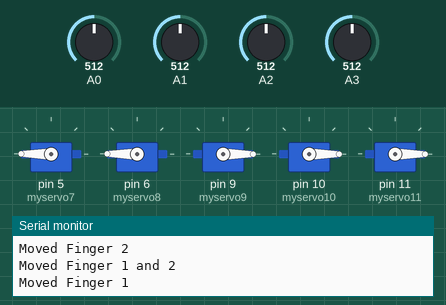
This sketch was run on a simulated Arduino Uno, built with avr-gcc and run on an emulated ATmega328P. Shown: 5 × servo, the last lines printed to the serial monitor. The inputs (shaded band) are chosen by the test bench; at power-on: A0 = 512, A1 = 512, A2 = 512, A3 = 512.

Above: at 1.2 s.
1.3 s: A0 set to 165
4.3 s: A0 set to 144
At 5.2 s:
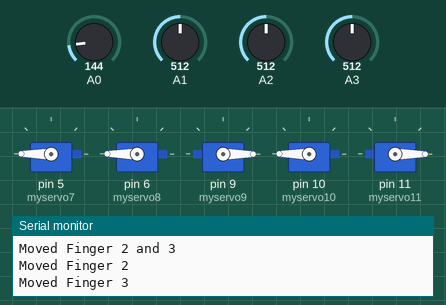
5.8 s: A1 set to 162
8.8 s: A1 set to 138
At 10.1 s:
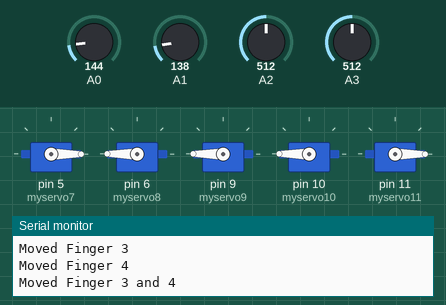
10.4 s: A2 set to 167
11.9 s: A2 set to 134
Timing chart, 0 to 14.4 s (numbered marks = the images above; inputs shaded):
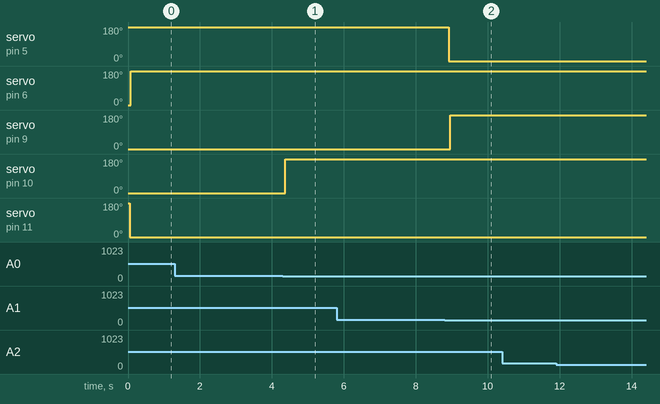

The sketch:

touch_servo_test.ino
```cpp
#include <Servo.h>

Servo myservo7, myservo8, myservo9, myservo10, myservo11; // create servo object to control a servo
// twelve servo objects can be created on most boards
int pos = 0;    // variable to store the servo position
int thresh1 = 150, thresh2 = 150, thresh3 = 150, thresh4 = 150;
void setup() {
  Serial.begin(9600);
  myservo7.attach(5);  //Attach the servos to digital pins
  myservo8.attach(6);
  myservo9.attach(9);
  myservo10.attach(10);
  myservo11.attach(11);
  openHand();
}

void loop() {
  int f1 = analogRead(A0);
  int f2 = analogRead(A1);
  int f3 = analogRead(A2);
  int f4 = analogRead(A3);
  if (f1 > thresh1 && f2 > thresh2 && f3 > thresh3 && f4 > thresh4) {

  }
  if (f1 > thresh1 && f2 > thresh2) {
    finger12();
  }
  else if (f1 > thresh1 && f3 > thresh3) {
    finger13();
  }
  else if (f1 > thresh1 && f4 > thresh4) {
    finger14();
  }
  else if (f2 > thresh2 && f3 > thresh3) {
    finger23();
  }
  else if (f2 > thresh2 && f4 > thresh4) {
    finger24();
  }
  else if (f3 > thresh3 && f4 > thresh4) {
    finger34();
  }
  else if (f1 > thresh1) { //If the pressure detected at finger 0 was more than 300, perform the mentioned task
    Serial.println(f1);  //Print the value received on the Serial Monitor
    finger1();
    return;
  }
  else if (f2 > thresh2) {
    Serial.println(f2);
    finger2();
    return;
  }
  else if (f3 > thresh3) {
    Serial.print("Victory");
    Serial.println(f3);
    finger3();
    return;
  }
  else if (f4 > thresh4) {
    Serial.println(f4);
    finger4();
  }
  else if (f1 < thresh1 && f2 < thresh2 && f3 < thresh3 && f4 < thresh4) {
    openHand();
  }
}

void closeHand() {
  finger1();
  finger2();
  finger3();
  finger4();
}

void openHand() {
  pos = 0;
  myservo7.write(180 - pos);
  myservo8.write(pos);
  myservo9.write(pos);
  myservo10.write(pos);
  myservo11.write( 180 - pos); // tell servo to go to position in variable 'pos'
  delay(40);
}
void finger1() {
  Serial.println("Moved Finger 1");
  myservo11.write( 0);
  delay(40);
}

void finger2() {
  Serial.println("Moved Finger 2");
  myservo8.write(180);
  delay(40);
}

void finger3() {
  Serial.println("Moved Finger 3");
  myservo10.write( 180);
  delay(40);
}

void finger4() {
  Serial.println("Moved Finger 4");
  myservo7.write(0);
  delay(40);
  finger5(); // Hack for now since 4th finger isn't getting detected
}

void finger5() {
  myservo9.write(180);
}

void finger12() {
  Serial.println("Moved Finger 1 and 2");
  finger1();
  finger2();
}

void finger13() {
  Serial.println("Moved Finger 1 and 3");
  finger1();
  finger3();
}

void finger14() {
  Serial.println("Moved Finger 1 and 4");
  finger1();
  finger4();
}

void finger23() {
  Serial.println("Moved Finger 2 and 3");
  finger2();
  finger3();
}

void finger24() {
  Serial.println("Moved Finger 2 and 4");
  finger2();
  finger4();
}

void finger34() {
  Serial.println("Moved Finger 3 and 4");
  finger3();
  finger4();
}
```

Measured:
- the behaviour switches between 151 and 150 on A0 (found by bisection; images 0 and 1)
- the behaviour switches between 151 and 150 on A1 (found by bisection; images 1 and 2)
- after the input at 4.3 s, servo on pin 10 (myservo10): 0° → 180° after 0.08 s
- after the input at 8.8 s, servo on pin 5 (myservo7): 180° → 0° after 0.11 s; servo on pin 9 (myservo9): 0° → 180° after 0.15 s
